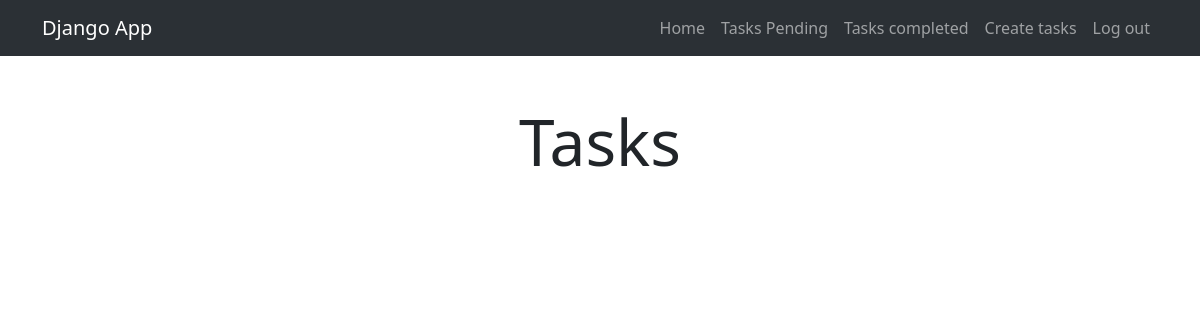
The app's page /tasks/ (signed in), older data.
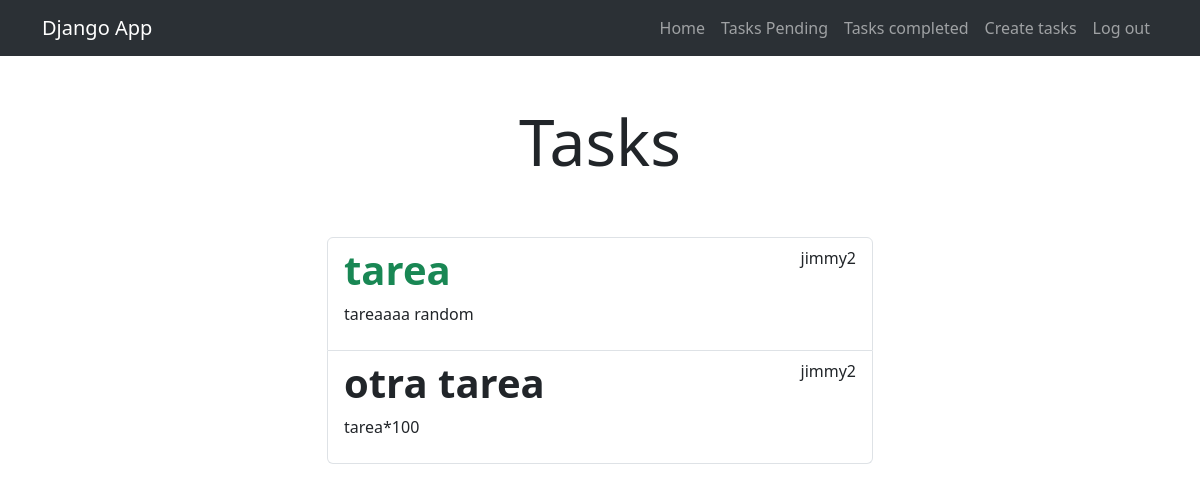
The same page, newer data.
### tasks/models.py (models this page shows, shortened)
class Task(models.Model):
    title = models.CharField(max_length=100)
    description = models.TextField(blank=True )
    created = models.DateTimeField(auto_now_add=True)
    datecompleted = models.DateTimeField(null=True, blank=True)
    important = models.BooleanField(default=False)
    user = models.ForeignKey(User, on_delete=models.CASCADE)

### tasks/views.py (the view)
# urls.py: path('tasks/', views.tasks, name='tasks'),
@login_required
def tasks(request):
    tasks = Task.objects.filter(user = request.user, datecompleted__isnull=True)
    return render(request, 'tasks.html', {'tasks' : tasks})

### tasks/templates/tasks.html (shortened to what this page needs)
{% extends "base.html" %} {% block content %}
<main class="container">
  <div class="row">
    <div class="col-md-6 offset-md-3">
      <h1 class = "text-center display-3 py-5">Tasks</h1>
      <ul class="list-group">
        {% for task in tasks %}
        <a class="list-group-item" href="{% url 'task_detail' task.id %}">
          <header class="d-flex justify-content-between">
            {% if task.important %}
            <h1 class="fw-bold text-success">{{task.title}}</h1>
            {% else %}
            <h1 class="fw-bold">
              {{task.title}}
            </h1>  {% endif %}
            <p>{{task.user.username}}</p>
          </header>
          <p>{{task.description}}</p>
        </a>
        {% endfor %}
      </ul>
    </div>
  </div>
</main>
{% endblock %}

### tasks/templates/base.html (shortened to what this page needs)
{% load static %}
<!DOCTYPE html>
<html lang="en">
<head>
    <link rel="stylesheet" href="https://cdn.jsdelivr.net/npm/bootstrap@5.3.3/dist/css/bootstrap.min.css">
</head>
<body>
    <nav class="navbar navbar-expand-lg bg-body-tertiary" data-bs-theme="dark">
        <div class="container">
          <a class="navbar-brand" href="/">Django App</a>
          <div class="collapse navbar-collapse" id="navbarNav">
            <ul class="navbar-nav ms-auto">
                <li class="nav-item">
                    <a class='nav-link' href="/">Home</a>
                </li>
                {% if user.is_authenticated%}
                <li class="nav-item">
                    <a class='nav-link' href="{% url "tasks" %}">Tasks Pending</a>
                </li>
                <li class="nav-item">
                    <a class='nav-link' href="{% url "tasks_completed" %}">Tasks completed</a>
                </li>
                <li class="nav-item">
                    <a class='nav-link' href="{% url "create_task" %}">Create tasks</a>
                </li>
                <li class="nav-item">
                    <a class='nav-link' href="/logout">Log out</a>
                </li>
                {% endif%}
            </ul>
          </div>
        </div>
      </nav>
    {% block content %}
    {% endblock %}
</body>
</html>

Row changes from the older to the newer data that the page shows:
added Task: title "tarea", user.username "jimmy2", description "tareaaaa random"
added Task: title "otra tarea", user.username "jimmy2", description "tarea*100"
